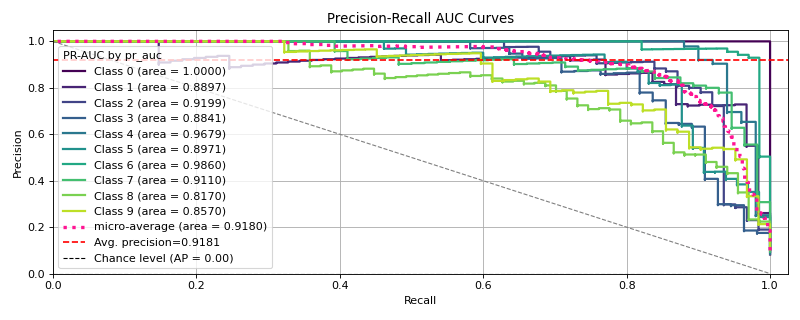

The Python source for this figure:
# introduction/quick_start_tf.py
# %run: Python scripts and shows any outputs directly in the notebook.
# %run ../docs/source/introduction/quick_start_tf.py

# Import Libraries
import os

# Set TensorFlow's logging level to Fatal
# Before tf {'0':'All', '1':'Warnings+', '2':'Errors+', '3':'Fatal Only'} if any
os.environ["TF_CPP_MIN_LOG_LEVEL"] = "3"
# Disable GPU and force TensorFlow to use CPU
os.environ["CUDA_VISIBLE_DEVICES"] = ""

import matplotlib.pyplot as plt
import scikitplot as sp

# sp.get_logger().setLevel(sp.sp_logging.WARNING)
sp.logger.setLevel(sp.logger.INFO)  # default WARNING

import tensorflow as tf

# Set TensorFlow's logging level to Fatal
tf.get_logger().setLevel(sp.logger.CRITICAL)

from sklearn.datasets import load_digits
from sklearn.model_selection import train_test_split

# Loading the dataset
X, y = load_digits(return_X_y=True)

# Split the dataset into training and validation sets
X_train, X_val, y_train, y_val = train_test_split(X, y, test_size=0.33, random_state=0)

# Convert labels to one-hot encoding
Y_train = tf.keras.utils.to_categorical(y_train)
Y_val = tf.keras.utils.to_categorical(y_val)

# Define a simple TensorFlow model
tf.keras.backend.clear_session()
model = tf.keras.Sequential(
    [
        # tf.keras.layers.Input(shape=(X_train.shape[1],)),  # Input (Functional API)
        tf.keras.layers.InputLayer(shape=(X_train.shape[1],)),
        tf.keras.layers.Dense(64, activation="relu"),
        tf.keras.layers.Dense(64, activation="relu"),
        tf.keras.layers.Dense(10, activation="softmax"),
    ]
)

# Compile the model
model.compile(optimizer="adam", loss="categorical_crossentropy", metrics=["accuracy"])

# Train the model
model.fit(
    X_train, Y_train, batch_size=32, epochs=2, validation_data=(X_val, Y_val), verbose=0
)

# Predict probabilities on the validation set
y_probas = model.predict(X_val)

# Plot precision-recall curves
sp.metrics.plot_precision_recall(
    y_val,
    y_probas,
    save_fig=True,
    save_fig_filename="",
    # overwrite=True,
    add_timestamp=True,
    verbose=True,
)
